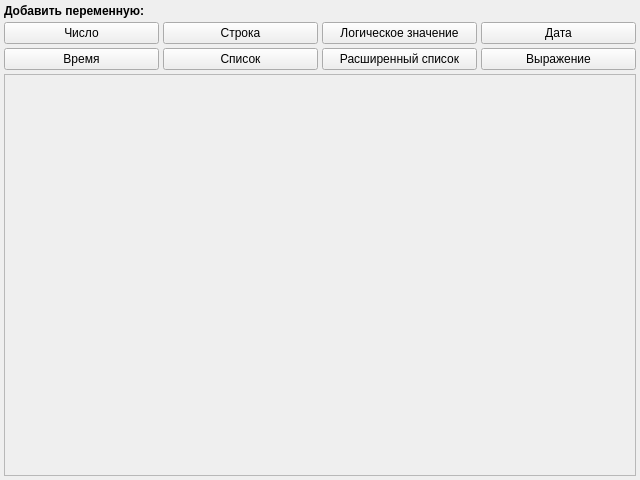
<?xml version="1.0" encoding="UTF-8"?>
<ui version="4.0">
 <class>GlobalDialog</class>
 <widget class="QDialog" name="GlobalDialog">
  <property name="geometry">
   <rect>
    <x>0</x>
    <y>0</y>
    <width>640</width>
    <height>480</height>
   </rect>
  </property>
  <property name="windowTitle">
   <string>Глобальные переменные</string>
  </property>
  <layout class="QVBoxLayout" name="verticalLayout">
   <property name="spacing">
    <number>4</number>
   </property>
   <property name="margin">
    <number>4</number>
   </property>
   <item>
    <widget class="QWidget" name="adminWidget" native="true">
     <layout class="QVBoxLayout" name="verticalLayout_3">
      <property name="spacing">
       <number>4</number>
      </property>
      <property name="margin">
       <number>0</number>
      </property>
      <item>
       <widget class="QLabel" name="addVarLabel">
        <property name="font">
         <font>
          <weight>75</weight>
          <bold>true</bold>
         </font>
        </property>
        <property name="text">
         <string>Добавить переменную:</string>
        </property>
       </widget>
      </item>
      <item>
       <layout class="QGridLayout" name="gridLayout">
        <item row="3" column="0">
         <widget class="QPushButton" name="timeButton">
          <property name="text">
           <string>Время</string>
          </property>
          <property name="autoDefault">
           <bool>false</bool>
          </property>
         </widget>
        </item>
        <item row="0" column="0">
         <widget class="QPushButton" name="numberButton">
          <property name="text">
           <string>Число</string>
          </property>
          <property name="autoDefault">
           <bool>false</bool>
          </property>
         </widget>
        </item>
        <item row="0" column="1">
         <widget class="QPushButton" name="stringButton">
          <property name="text">
           <string>Строка</string>
          </property>
          <property name="autoDefault">
           <bool>false</bool>
          </property>
         </widget>
        </item>
        <item row="3" column="1">
         <widget class="QPushButton" name="listButton">
          <property name="text">
           <string>Список</string>
          </property>
          <property name="autoDefault">
           <bool>false</bool>
          </property>
         </widget>
        </item>
        <item row="0" column="2">
         <widget class="QPushButton" name="boolButton">
          <property name="text">
           <string>Логическое значение</string>
          </property>
          <property name="autoDefault">
           <bool>false</bool>
          </property>
         </widget>
        </item>
        <item row="3" column="2">
         <widget class="QPushButton" name="extendedListButton">
          <property name="text">
           <string>Расширенный список</string>
          </property>
          <property name="autoDefault">
           <bool>false</bool>
          </property>
         </widget>
        </item>
        <item row="0" column="3">
         <widget class="QPushButton" name="dateButton">
          <property name="text">
           <string>Дата</string>
          </property>
          <property name="autoDefault">
           <bool>false</bool>
          </property>
         </widget>
        </item>
        <item row="3" column="3">
         <widget class="QPushButton" name="expressionButton">
          <property name="text">
           <string>Выражение</string>
          </property>
          <property name="autoDefault">
           <bool>false</bool>
          </property>
         </widget>
        </item>
       </layout>
      </item>
     </layout>
    </widget>
   </item>
   <item>
    <widget class="QScrollArea" name="scrollArea">
     <property name="widgetResizable">
      <bool>true</bool>
     </property>
     <widget class="QWidget" name="scrollAreaWidgetContents">
      <property name="geometry">
       <rect>
        <x>0</x>
        <y>0</y>
        <width>630</width>
        <height>395</height>
       </rect>
      </property>
      <layout class="QVBoxLayout" name="verticalLayout_2">
       <property name="spacing">
        <number>0</number>
       </property>
       <property name="margin">
        <number>4</number>
       </property>
       <item>
        <layout class="QVBoxLayout" name="variableLayout">
         <property name="spacing">
          <number>4</number>
         </property>
        </layout>
       </item>
       <item>
        <spacer name="verticalSpacer">
         <property name="orientation">
          <enum>Qt::Vertical</enum>
         </property>
         <property name="sizeHint" stdset="0">
          <size>
           <width>20</width>
           <height>0</height>
          </size>
         </property>
        </spacer>
       </item>
      </layout>
     </widget>
    </widget>
   </item>
  </layout>
  <action name="actionVariableInteger">
   <property name="text">
    <string>Число</string>
   </property>
   <property name="shortcut">
    <string>Ctrl+1</string>
   </property>
  </action>
  <action name="actionVariableString">
   <property name="text">
    <string>Строка</string>
   </property>
   <property name="shortcut">
    <string>Ctrl+2</string>
   </property>
  </action>
  <action name="actionVariableBool">
   <property name="text">
    <string>Логическое значение</string>
   </property>
   <property name="shortcut">
    <string>Ctrl+3</string>
   </property>
  </action>
  <action name="actionVariableDate">
   <property name="text">
    <string>Дата</string>
   </property>
   <property name="shortcut">
    <string>Ctrl+4</string>
   </property>
  </action>
  <action name="actionVariableTime">
   <property name="text">
    <string>Время</string>
   </property>
   <property name="shortcut">
    <string>Ctrl+5</string>
   </property>
  </action>
  <action name="actionVariableList">
   <property name="text">
    <string>Список</string>
   </property>
   <property name="shortcut">
    <string>Ctrl+6</string>
   </property>
  </action>
  <action name="actionVariableExtendedList">
   <property name="text">
    <string>Расширенный список</string>
   </property>
   <property name="shortcut">
    <string>Ctrl+7</string>
   </property>
  </action>
  <action name="actionVariableExpression">
   <property name="text">
    <string>Выражение</string>
   </property>
   <property name="shortcut">
    <string>Ctrl+8</string>
   </property>
  </action>
 </widget>
 <resources/>
 <connections/>
</ui>
